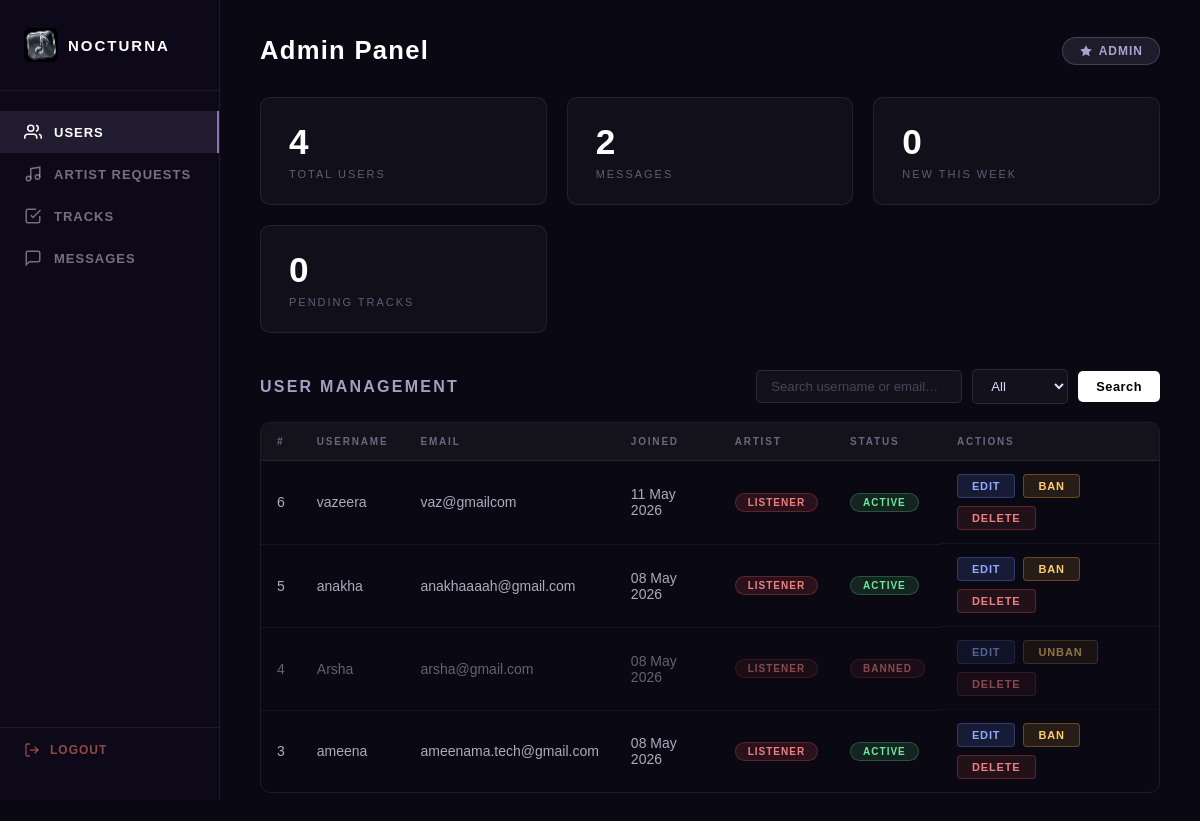
The app's page /admin (signed in) with its own data.
### app.py (models this page shows)
class User(db.Model):
    id = db.Column(db.Integer, primary_key=True)
    username = db.Column(db.String(150), nullable=False, unique=True)
    email = db.Column(db.String(200), nullable=True)
    password = db.Column(db.String(150), nullable=False)
    status = db.Column(db.String(20), default='active')
    theme = db.Column(db.String(20), default='dark')
    is_artist = db.Column(db.Integer, default=0)
    artist_requested = db.Column(db.Integer, default=0)
    artist_name = db.Column(db.String(200), nullable=True)
    instagram = db.Column(db.String(300), nullable=True)
    twitter = db.Column(db.String(300), nullable=True)
    spotify = db.Column(db.String(300), nullable=True)
    youtube = db.Column(db.String(300), nullable=True)
    soundcloud = db.Column(db.String(300), nullable=True)
    created_at = db.Column(db.DateTime, default=datetime.utcnow)

### app.py (the view)
@app.route('/admin')
def admin():
    if not admin_required():
        return redirect(url_for('home'))
    search = request.args.get('search', '')
    status_filter = request.args.get('status', 'all')
    query = User.query.filter(User.username != 'admin')
    if search:
        query = query.filter(
            (User.username.ilike(f'%{search}%')) |
            (User.email.ilike(f'%{search}%'))
        )
    if status_filter != 'all':
        query = query.filter_by(status=status_filter)
    users = query.order_by(User.created_at.desc()).all()
    messages = ContactMessage.query.order_by(ContactMessage.created_at.desc()).all()
    artist_requests = User.query.filter_by(artist_requested=1, is_artist=0).filter(User.username != 'admin').all()
    pending_tracks = Track.query.filter_by(approved=0).order_by(Track.created_at.desc()).all()
    approved_tracks = Track.query.filter_by(approved=1).order_by(Track.created_at.desc()).all()
    week_ago = datetime.utcnow() - timedelta(days=7)
    total_users = User.query.filter(User.username != 'admin').count()
    total_messages = ContactMessage.query.count()
    new_this_week = User.query.filter(User.created_at >= week_ago, User.username != 'admin').count()
    return render_template('admin.html',
        users=users, messages=messages,
        artist_requests=artist_requests,
        pending_tracks=pending_tracks,
        approved_tracks=approved_tracks,
        total_users=total_users, total_messages=total_messages,
        new_this_week=new_this_week,
        search=search, status_filter=status_filter
    )

### app.py (called while the page is built)
@app.after_request
def add_no_cache(response):
    response.headers['Cache-Control'] = 'no-store, no-cache, must-revalidate, max-age=0'
    response.headers['Pragma'] = 'no-cache'
    response.headers['Expires'] = '0'
    return response

def admin_required():
    return session.get('username') == 'admin'

### templates/admin.html (shortened to what this page needs)
<!DOCTYPE html>
<html>
<head>
    <link rel="stylesheet" href="{{ url_for('static', filename='admin.css') }}">
</head>
<body>
<div class="admin-container">
    <aside class="sidebar">
        <div class="sidebar-logo">
            <img src="{{ url_for('static', filename='logo.jpeg') }}" alt="Nocturna">
            <span>Nocturna</span>
        </div>
        <nav class="sidebar-nav">
            <a class="nav-item active" onclick="showSection('users', this)">
                <svg width="18" height="18" viewBox="0 0 24 24" fill="none" stroke="currentColor" stroke-width="2"><path d="M17 21v-2a4 4 0 0 0-4-4H5a4 4 0 0 0-4 4v2"/><circle cx="9" cy="7" r="4"/><path d="M23 21v-2a4 4 0 0 0-3-3.87"/><path d="M16 3.13a4 4 0 0 1 0 7.75"/></svg>
                Users
            </a>
            <a class="nav-item" onclick="showSection('artist-requests', this)">
                <svg width="18" height="18" viewBox="0 0 24 24" fill="none" stroke="currentColor" stroke-width="2"><path d="M9 18V5l12-2v13"/><circle cx="6" cy="18" r="3"/><circle cx="18" cy="16" r="3"/></svg>
                Artist Requests
            </a>
            <a class="nav-item" onclick="showSection('tracks', this)">
                <svg width="18" height="18" viewBox="0 0 24 24" fill="none" stroke="currentColor" stroke-width="2"><polyline points="9 11 12 14 22 4"/><path d="M21 12v7a2 2 0 0 1-2 2H5a2 2 0 0 1-2-2V5a2 2 0 0 1 2-2h11"/></svg>
                Tracks
            </a>
            <a class="nav-item" onclick="showSection('messages', this)">
                <svg width="18" height="18" viewBox="0 0 24 24" fill="none" stroke="currentColor" stroke-width="2"><path d="M21 15a2 2 0 0 1-2 2H7l-4 4V5a2 2 0 0 1 2-2h14a2 2 0 0 1 2 2z"/></svg>
                Messages
            </a>
        </nav>
        <a href="/logout" class="sidebar-logout">
            <svg width="16" height="16" viewBox="0 0 24 24" fill="none" stroke="currentColor" stroke-width="2"><path d="M9 21H5a2 2 0 0 1-2-2V5a2 2 0 0 1 2-2h4"/><polyline points="16 17 21 12 16 7"/><line x1="21" y1="12" x2="9" y2="12"/></svg>
            Logout
        </a>
    </aside>
    <main class="main">
        <div class="topbar">
            <h1 class="page-title">Admin Panel</h1>
            <div class="admin-badge">
                <svg width="14" height="14" viewBox="0 0 24 24" fill="currentColor"><path d="M12 2l3.09 6.26L22 9.27l-5 4.87 1.18 6.88L12 17.77l-6.18 3.25L7 14.14 2 9.27l6.91-1.01L12 2z"/></svg>
                {{ session['username'] }}
            </div>
        </div>
        <div class="stats-row">
            <div class="stat-card">
                <div class="stat-number">{{ total_users }}</div>
                <div class="stat-label">Total Users</div>
            </div>
            <div class="stat-card">
                <div class="stat-number">{{ total_messages }}</div>
                <div class="stat-label">Messages</div>
            </div>
            <div class="stat-card">
                <div class="stat-number">{{ new_this_week }}</div>
                <div class="stat-label">New This Week</div>
            </div>
            <div class="stat-card">
                <div class="stat-number">{{ pending_tracks|length }}</div>
                <div class="stat-label">Pending Tracks</div>
            </div>
        </div>
        <section id="section-users" class="section">
            <div class="section-header">
                <h2>User Management</h2>
                <form class="filter-form" method="get" action="/admin">
                    <input type="text" name="search" value="{{ search }}" placeholder="Search username or email…">
                    <select name="status" onchange="this.form.submit()">
                        <option value="all" {% if status_filter == 'all' %}selected{% endif %}>All</option>
                    </select>
                    <button type="submit">Search</button>
                </form>
            </div>
            <div class="table-wrap">
                <table>
                    <thead>
                        <tr>
                            <th>#</th><th>Username</th><th>Email</th><th>Joined</th><th>Artist</th><th>Status</th><th>Actions</th>
                        </tr>
                    </thead>
                    <tbody>
                        {% for user in users %}
                        <tr class="{{ 'banned-row' if user.status == 'banned' }}">
                            <td>{{ user.id }}</td>
                            <td>{{ user.username }}</td>
                            <td>{{ user.email or '—' }}</td>
                            <td>{{ user.created_at.strftime('%d %b %Y') if user.created_at else '—' }}</td>
                            <td>
                                <span class="badge {{ 'badge-active' if user.is_artist else 'badge-banned' }}">
                                    {{ 'Artist' if user.is_artist else 'Listener' }}
                                </span>
                            </td>
                            <td>
                                <span class="badge {{ 'badge-active' if user.status == 'active' else 'badge-banned' }}">
                                    {{ user.status.capitalize() }}
                                </span>
                            </td>
                            <td class="actions">
                                <a href="/admin/edit/{{ user.id }}" class="btn-edit">Edit</a>
                                <a href="/admin/ban/{{ user.id }}" class="btn-ban">{{ 'Unban' if user.status == 'banned' else 'Ban' }}</a>
                                <a href="/admin/delete/{{ user.id }}" class="btn-delete" onclick="return confirm('Delete {{ user.username }}?')">Delete</a>
                            </td>
                        </tr>
                        {% else %}
                        <tr><td colspan="7" class="empty">No users found.</td></tr>
                        {% endfor %}
                    </tbody>
                </table>
            </div>
        </section>
    </main>
</div>
</body>
</html>

### records on screen
User: id "6", username "vazeera", email "vaz@gmailcom", created_at "11 May 2026", is_artist "LISTENER", status "ACTIVE", status "BAN"
User: id "5", username "anakha", email "anakhaaaah@gmail.com", created_at "08 May 2026", is_artist "LISTENER", status "ACTIVE", status "BAN"
User: id "4", username "Arsha", email "arsha@gmail.com", created_at "08 May 2026", is_artist "LISTENER", status "BANNED", status "UNBAN"
User: id "3", username "ameena", email "ameenama.tech@gmail.com", created_at "08 May 2026", is_artist "LISTENER", status "ACTIVE", status "BAN"

### other values on screen
{{ session['username'] }} "ADMIN"
{{ total_users }} "4"
{{ total_messages }} "2"
{{ new_this_week }} "0"
{{ pending_tracks|length }} "0"
